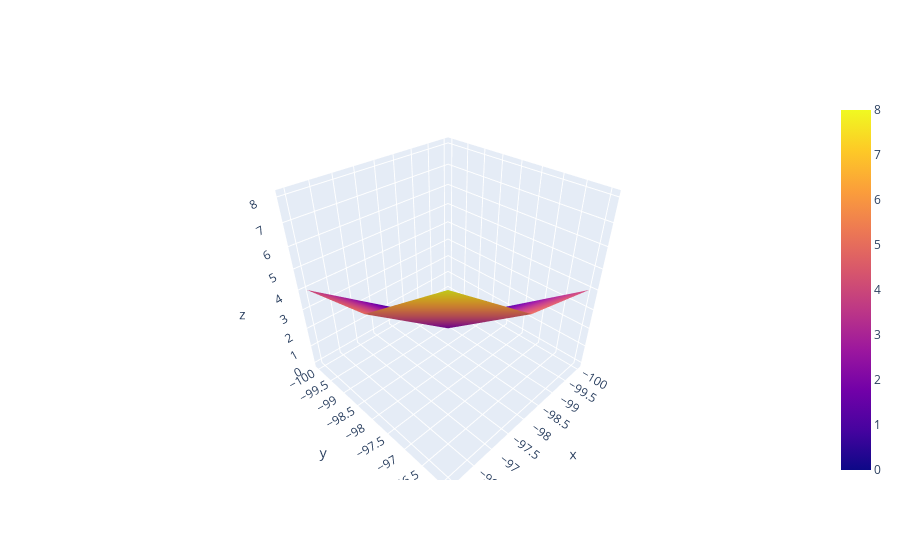

The cell this chart's notebook holds for it:
### Code cell
# to plot the 3d graph we use plotly lib

import plotly.graph_objects as go


fig = go.Figure(data=[go.Surface(x=xx, y=yy, z=Z)])

# fig.update_layout(title='3D Surface Plot', autosize=True)

fig.show()

### Figure 1 — Plotly figure (JSON) as saved in the notebook; plotly's stock layout.template omitted (floating-point values rounded to 4 significant figures; data arrays with more than 128 entries replaced by an {"elided": "..."} marker saying what was removed)
{"data": [{"type": "surface", "x": {"elided": "100x100 float values"}, "y": {"elided": "100x100 float values"}, "z": [[0.0, 1.0, 4.0], [1.0, 2.0, 5.0], [4.0, 5.0, 8.0]]}], "layout": {}}
